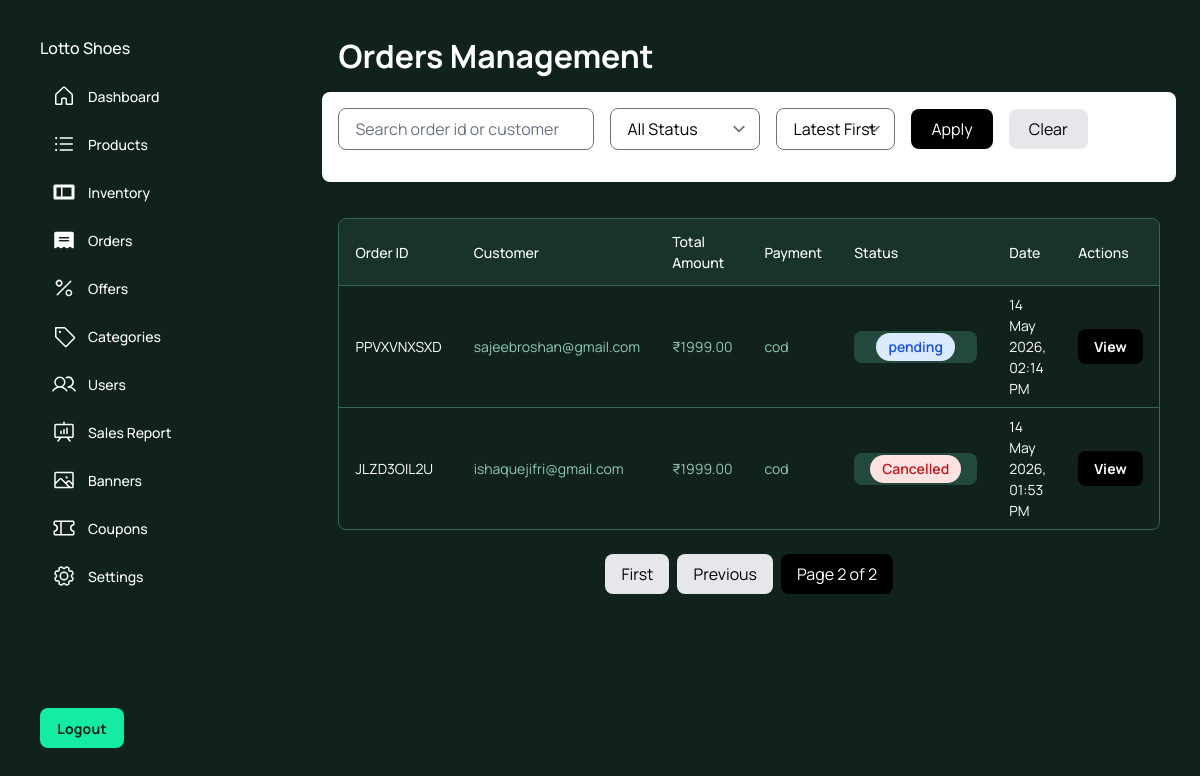
The app's page /orders/admin-orders/?page=2&search=&status=&sort= (signed in) with its own data.
### orders/models.py (models this page shows, shortened)
class Order(models.Model):
    order_id = models.CharField(max_length=10,unique=True,editable=False)
    user = models.ForeignKey(CustomUser,on_delete=models.PROTECT,related_name='orders')
    shipping_address = models.ForeignKey(Address,on_delete=models.SET_NULL,null=True,related_name='orders')
    full_name = models.CharField(max_length=100)
    mobile = models.CharField(max_length=15)
    street_address = models.CharField(max_length=255)
    city = models.CharField(max_length=100)
    state = models.CharField(max_length=100)
    postal_code = models.CharField(max_length=20)
    STATUS_CHOICES = [
        ("pending","Pending"),
        ("confirmed","Confirmed"),
        ("processing","Processing"),
        ("shipped","Shipped"),
        ("out_for_delivery","Out for Delivery"),
        ("delivered","Delivered"),
        ("cancelled","Cancelled"),
        ("returned","Returned"),
    ]
    PAYMENT_METHOD_CHOICES = [
        ("cod","Cash on Delivery"),
        ("online","Online Payment"),
        ("wallet","Wallet"),
    ]
    status = models.CharField(max_length=200,choices=STATUS_CHOICES,default='pending')
    payment_method = models.CharField(max_length=20,choices=PAYMENT_METHOD_CHOICES,default='cod')
    total_amount = models.DecimalField(max_digits=10, decimal_places=2)
    sub_total = models.DecimalField(max_digits=10, decimal_places=2, default=0.00)
    shipping_charge = models.DecimalField(max_digits=10, decimal_places=2, default=0.00)
    discount_amount = models.DecimalField(max_digits=10, decimal_places=2, default=0.00)
    coupon_discount = models.DecimalField(max_digits=10, decimal_places=2, default=Decimal("0.00"))
    created_at = models.DateTimeField(auto_now_add=True)
    cancellation_reason = models.TextField(blank=True,null=True)
    return_reason = models.TextField(blank=True,null=True)

### accounts/models.py (models this page shows, shortened)
class CustomUser(AbstractUser):
    phone = models.CharField(max_length=15,null=True,blank=True)
    is_block = models.BooleanField(default=False)
    otp = models.CharField(max_length=6, null=True, blank=True)
    otp_created_at = models.DateTimeField(null=True, blank=True)
    profile_image = models.ImageField(upload_to='profile_images/',blank=True,null=True)

### adminpanel/decorators.py (the view)
    def wrapper(request, *args, **kwargs):
        if not request.user.is_authenticated or not request.user.is_staff:
            messages.error(request, "You are not authorized!")
            return redirect('admin_login')
        return view_func(request, *args, **kwargs)

### orders/admin_views.py (called while the page is built)
@never_cache
@admin_required
@login_required(login_url='admin_login')
def admin_order_list(request):
    orders = Order.objects.all().order_by('-created_at')
    search = request.GET.get('search')
    if search:
        orders = orders.filter(
            Q(order_id__icontains=search) |
            Q(full_name__icontains=search) |
            Q(user__email__icontains=search)
        )
    status = request.GET.get('status')
    if status:
        orders = orders.filter(status=status)
    sort = request.GET.get('sort')
    if sort == 'oldest':
        orders = orders.order_by('created_at')
    elif sort == 'latest':
        orders = orders.order_by('-created_at')
    paginator = Paginator(orders, 10)
    page_number = request.GET.get('page')
    orders = paginator.get_page(page_number)
    context = {
        'orders': orders,
    }
    return render(request,'admin_orders.html', context)

### orders/templates/admin_orders.html (shortened to what this page needs)
<html>
  <head>
    <script src="https://cdn.tailwindcss.com?plugins=forms,container-queries"></script>
  </head>
  <body>
    <div class="relative flex h-auto min-h-screen w-full flex-col bg-[#11221c] dark group/design-root overflow-x-hidden" style='font-family: Manrope, "Noto Sans", sans-serif;'>
      <div class="layout-container flex h-full grow flex-col">
        <div class="gap-1 px-6 flex flex-1 justify-center py-5">
          <div class="layout-content-container flex flex-col w-80">
            <div class="flex h-full min-h-[700px] flex-col justify-between bg-[#11221c] p-4">
              <div class="flex flex-col gap-4">
                <h1 class="text-white text-base font-medium leading-normal">Lotto Shoes</h1>
                <div class="flex flex-col gap-2">
                  <a href="{% url 'admin_dashboard' %}" class="flex items-center gap-3 px-3 py-2 hover:bg-[#224939] rounded-lg transition">
                    <div class="text-white" data-icon="House" data-size="24px" data-weight="regular">
                    </div>
                    <p class="text-white text-sm font-medium leading-normal">Dashboard</p>
                  </a>
                  <a href="{% url 'products:product_list'%}" class="flex items-center gap-3 px-3 py-2 hover:bg-[#224939] rounded-lg transition">
                    <div class="text-white" data-icon="ListBullets" data-size="24px" data-weight="regular">
                    </div>
                    <p class="text-white text-sm font-medium leading-normal">Products</p>
                  </a>
                  <a href="{% url 'inventory_management' %}"
                  class="flex items-center gap-3 px-3 py-2 hover:bg-[#224939] rounded-lg transition">
                  <div class="text-white">
                    <svg xmlns="http://www.w3.org/2000/svg"
                        width="24px"
                        height="24px"
                        fill="currentColor"
                        viewBox="0 0 256 256">
                      <path d="M224,48H32A16,16,0,0,0,16,64V192a16,16,0,0,0,16,16H224a16,16,0,0,0,16-16V64A16,16,0,0,0,224,48ZM96,176H48V80H96Zm112,0H112V80h96Z"></path>
                    </svg>
                  </div>
                  <p class="text-white text-sm font-medium leading-normal">
                    Inventory
                  </p>
                </a>
                  <a href="#" class="flex items-center gap-3 px-3 py-2 hover:bg-[#224939] rounded-lg transition">
                    <div class="text-white" data-icon="Receipt" data-size="24px" data-weight="fill">
                    </div>
                    <p class="text-white text-sm font-medium leading-normal">Orders</p>
                  </a>
                  <a href="#" class="flex items-center gap-3 px-3 py-2 hover:bg-[#224939] rounded-lg transition">
                    <div class="text-white" data-icon="Percent" data-size="24px" data-weight="regular">
                    </div>
                    <p class="text-white text-sm font-medium leading-normal">Offers</p>
                  </a>
                   <a href="{% url 'category_list' %}" class="flex items-center gap-3 px-3 py-2 hover:bg-[#224939] rounded-lg transition">
                    <div class="text-white" data-icon="Tag" data-size="24px" data-weight="regular">
                    </div>
                    <p class="text-white text-sm font-medium leading-normal">Categories</p>
                  </a>
                  <a href="{% url 'user_list' %}" class="flex items-center gap-3 px-3 py-2 hover:bg-[#224939] rounded-lg transition">
                    <div class="text-white" data-icon="Users" data-size="24px" data-weight="regular">
                    </div>
                    <p class="text-white text-sm font-medium leading-normal">Users</p>
                  </a>
                  <a href="#" class="flex items-center gap-3 px-3 py-2 hover:bg-[#224939] rounded-lg transition">
                    <div class="text-white" data-icon="PresentationChart" data-size="24px" data-weight="regular">
                    </div>
                    <p class="text-white text-sm font-medium leading-normal">Sales Report</p>
                  </a>
                  <a href="#" class="flex items-center gap-3 px-3 py-2 hover:bg-[#224939] rounded-lg transition">
                    <div class="text-white" data-icon="Image" data-size="24px" data-weight="regular">
                    </div>
                    <p class="text-white text-sm font-medium leading-normal">Banners</p>
                  </a>
                  <a href="#" class="flex items-center gap-3 px-3 py-2 hover:bg-[#224939] rounded-lg transition">
                    <div class="text-white" data-icon="Ticket" data-size="24px" data-weight="regular">
                    </div>
                    <p class="text-white text-sm font-medium leading-normal">Coupons</p>
                  </a>
                  <a href="#" class="flex items-center gap-3 px-3 py-2 hover:bg-[#224939] rounded-lg transition">
                    <div class="text-white" data-icon="Gear" data-size="24px" data-weight="regular">
                    </div>
                    <p class="text-white text-sm font-medium leading-normal">Settings</p>
                  </a>
                </div>
              </div>
              <form action="{% url 'admin_logout' %}" method="post">
              <button
                class="flex min-w-[84px] max-w-[480px] cursor-pointer items-center justify-center overflow-hidden rounded-lg h-10 px-4 bg-[#14eba3] text-[#11221c] text-sm font-bold leading-normal tracking-[0.015em]"
              >
                <span class="truncate">Logout</span>
              </button>
            </form>
            </div>
          </div>
          <div class="layout-content-container flex flex-col max-w-[960px] flex-1">
            <div class="flex flex-wrap justify-between gap-3 p-4"><p class="text-white tracking-light text-[32px] font-bold leading-tight min-w-72">Orders Management</p></div>
            <div class="bg-white shadow rounded-lg p-4 mb-6">
    <form method="GET" class="flex flex-wrap gap-4 items-center">
        <input
            type="text"
            name="search"
            value="{{ request.GET.search }}"
            placeholder="Search order id or customer"
            class="border rounded-lg px-4 py-2 w-64"
        >
        <select
            name="status"
            class="border rounded-lg px-4 py-2"
        >
            <option value="">All Status</option>
        </select>
        <select
            name="sort"
            class="border rounded-lg px-4 py-2"
        >
            <option value="latest"
                {% if request.GET.sort == 'latest' %}selected{% endif %}>
                Latest First
            </option>
        </select>
        <button
            type="submit"
            class="bg-black text-white px-5 py-2 rounded-lg"
        >
            Apply
        </button>
        <a
            href="{% url 'admin_order_list' %}"
            class="bg-gray-200 px-5 py-2 rounded-lg"
        >
            Clear
        </a>
    </form>
</div>
            <div class="px-4 py-3 @container">
              <div class="flex overflow-hidden rounded-lg border border-[#326755] bg-[#11221c]">
                <table class="flex-1">
                  <thead>
                    <tr class="bg-[#19332b]">
                      <th class="table-2f8405e2-d19f-4959-8768-ab2a4e8a102c-column-120 px-4 py-3 text-left text-white w-[400px] text-sm font-medium leading-normal">Order ID</th>
                      <th class="table-2f8405e2-d19f-4959-8768-ab2a4e8a102c-column-240 px-4 py-3 text-left text-white w-[400px] text-sm font-medium leading-normal">
                        Customer
                      </th>
                       <th class="table-2f8405e2-d19f-4959-8768-ab2a4e8a102c-column-600 px-4 py-3 text-left text-white w-[400px] text-sm font-medium leading-normal">
                        Total Amount
                      </th>
                      <th class="table-2f8405e2-d19f-4959-8768-ab2a4e8a102c-column-240 px-4 py-3 text-left text-white w-[400px] text-sm font-medium leading-normal">
                        Payment
                      </th>
                      <th class="table-2f8405e2-d19f-4959-8768-ab2a4e8a102c-column-480 px-4 py-3 text-left text-white w-60 text-sm font-medium leading-normal">Status</th>
                     <th class="table-2f8405e2-d19f-4959-8768-ab2a4e8a102c-column-360 px-4 py-3 text-left text-white w-[400px] text-sm font-medium leading-normal">Date</th>
                      <th class="table-2f8405e2-d19f-4959-8768-ab2a4e8a102c-column-720 px-4 py-3 text-left text-white w-60 text-[#92c9b7] text-sm font-medium leading-normal">
                        Actions
                      </th>
                    </tr>
                  </thead>
                  <tbody>
                    {% for order in orders %}
                    <tr class="border-t border-t-[#326755]">
                      <td class="table-2f8405e2-d19f-4959-8768-ab2a4e8a102c-column-120 h-[72px] px-4 py-2 w-[400px] text-white text-sm font-normal leading-normal"> {{ order.order_id }}</td>
                      <td class="table-2f8405e2-d19f-4959-8768-ab2a4e8a102c-column-240 h-[72px] px-4 py-2 w-[400px] text-[#92c9b7] text-sm font-normal leading-normal">
                        {{ order.user.username }}
                      </td>
                      <td class="table-2f8405e2-d19f-4959-8768-ab2a4e8a102c-column-600 h-[72px] px-4 py-2 w-[400px] text-[#92c9b7] text-sm font-normal leading-normal">₹{{ order.total_amount }}</td>
                      <td class="table-2f8405e2-d19f-4959-8768-ab2a4e8a102c-column-360 h-[72px] px-4 py-2 w-[400px] text-[#92c9b7] text-sm font-normal leading-normal">
                       {{ order.payment_method }}
                      </td>
                      <td class="table-2f8405e2-d19f-4959-8768-ab2a4e8a102c-column-480 h-[72px] px-4 py-2 w-60 text-sm font-normal leading-normal">
                        <button
                          class="flex min-w-[84px] max-w-[480px] cursor-pointer items-center justify-center overflow-hidden rounded-lg h-8 px-4 bg-[#23483c] text-white text-sm font-medium leading-normal w-full"
                        >
                          <span class="
                            px-3 py-1 rounded-full text-sm font-semibold
                            {% if order.status|lower == 'delivered' %}
                                bg-green-100 text-green-700
                            {% elif order.status|lower == 'cancelled' %}
                                bg-red-100 text-red-700
                            {% elif order.status|lower == 'returned' %}
                                bg-yellow-100 text-yellow-700
                            {% else %}
                                bg-blue-100 text-blue-700
                            {% endif %}
                        ">
                            {{ order.status }}
                        </span>
                        </button>
                      </td>
                      <td class="table-2f8405e2-d19f-4959-8768-ab2a4e8a102c-column-120 h-[72px] px-4 py-2 w-[400px] text-white text-sm font-normal leading-normal"> {{ order.created_at|date:"d M Y, h:i A" }}</td>
                      <td class="table-2f8405e2-d19f-4959-8768-ab2a4e8a102c-column-720 h-[72px] px-4 py-2 w-60 text-[#92c9b7] text-sm font-bold leading-normal tracking-[0.015em]">
                       <a href="{% url 'admin_order_details' order.order_id %}"
                           class="bg-black text-white px-4 py-2 rounded-lg text-sm">
                            View
                        </a>
                      </td>
                    </tr>
                     {% empty %}
                       <tr>
                    <td colspan="7" class="p-6 text-center text-gray-500">
                        No Orders Found
                    </td>
                </tr>
                   {% endfor %}
                  </tbody>
                </table>
              </div>
<div class="flex justify-center items-center gap-2 mt-6">
    {% if orders.has_previous %}
        <a
            href="?page=1&search={{ request.GET.search }}&status={{ request.GET.status }}&sort={{ request.GET.sort }}"
            class="px-4 py-2 bg-gray-200 rounded-lg"
        >
            First
        </a>
        <a
            href="?page={{ orders.previous_page_number }}&search={{ request.GET.search }}&status={{ request.GET.status }}&sort={{ request.GET.sort }}"
            class="px-4 py-2 bg-gray-200 rounded-lg"
        >
            Previous
        </a>
    {% endif %}
    <span class="px-4 py-2 bg-black text-white rounded-lg">
        Page {{ orders.number }} of {{ orders.paginator.num_pages }}
    </span>
</div>
            </div>
          </div>
        </div>
      </div>
    </div>
  </body>
</html>

### records on screen
Order: order_id "PPVXVNXSXD", user.username "sajeebroshan@gmail.com", total_amount "1999.00", payment_method "cod", status "pending", created_at "14 May 2026, 02:14 PM"
Order: order_id "JLZD3OIL2U", user.username "ishaquejifri@gmail.com", total_amount "1999.00", payment_method "cod", status "Cancelled", created_at "14 May 2026, 01:53 PM"

### other values on screen
{{ orders.number }} "2"
{{ orders.paginator.num_pages }} "2"
